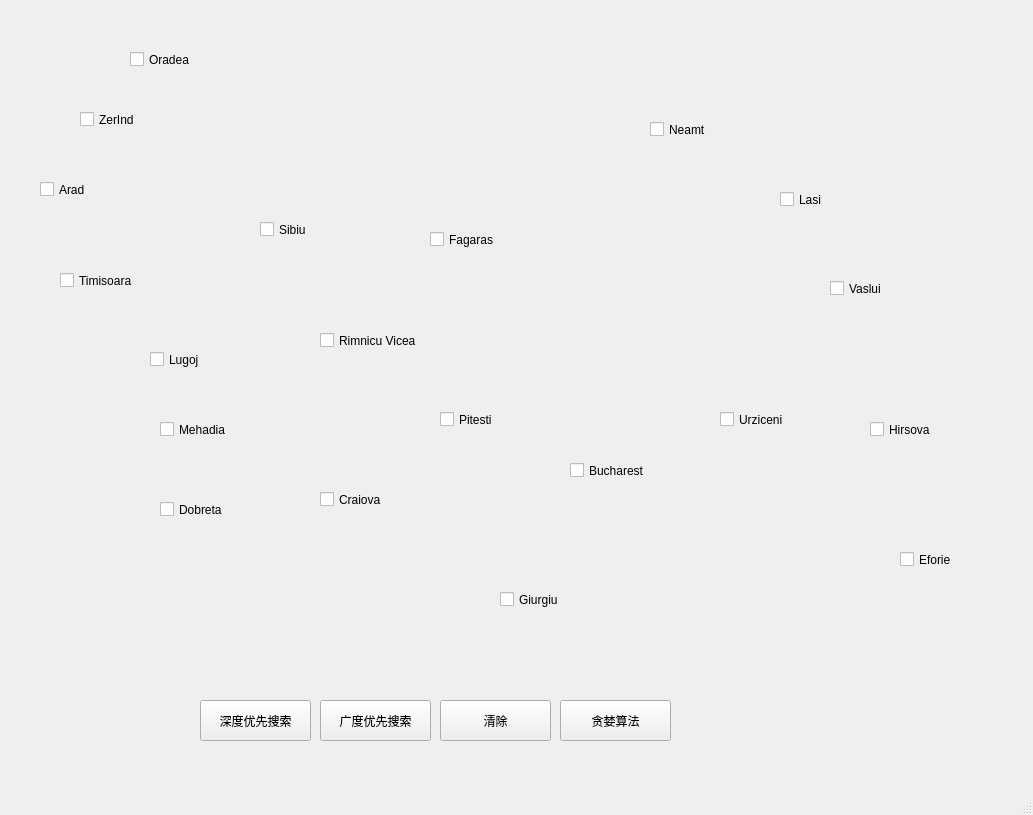
<?xml version="1.0" encoding="UTF-8"?>
<ui version="4.0">
 <class>MainWindow</class>
 <widget class="QMainWindow" name="MainWindow">
  <property name="enabled">
   <bool>true</bool>
  </property>
  <property name="geometry">
   <rect>
    <x>0</x>
    <y>0</y>
    <width>1033</width>
    <height>815</height>
   </rect>
  </property>
  <property name="windowTitle">
   <string>MainWindow</string>
  </property>
  <widget class="QWidget" name="centralwidget">
   <widget class="QPushButton" name="dfsButton">
    <property name="geometry">
     <rect>
      <x>200</x>
      <y>700</y>
      <width>111</width>
      <height>41</height>
     </rect>
    </property>
    <property name="text">
     <string>深度优先搜索</string>
    </property>
   </widget>
   <widget class="QCheckBox" name="oradea">
    <property name="geometry">
     <rect>
      <x>130</x>
      <y>50</y>
      <width>91</width>
      <height>19</height>
     </rect>
    </property>
    <property name="text">
     <string>Oradea</string>
    </property>
   </widget>
   <widget class="QCheckBox" name="zerind">
    <property name="geometry">
     <rect>
      <x>80</x>
      <y>110</y>
      <width>91</width>
      <height>19</height>
     </rect>
    </property>
    <property name="text">
     <string>ZerInd</string>
    </property>
   </widget>
   <widget class="QCheckBox" name="arad">
    <property name="geometry">
     <rect>
      <x>40</x>
      <y>180</y>
      <width>91</width>
      <height>19</height>
     </rect>
    </property>
    <property name="text">
     <string>Arad</string>
    </property>
   </widget>
   <widget class="QCheckBox" name="timisoara">
    <property name="geometry">
     <rect>
      <x>60</x>
      <y>270</y>
      <width>101</width>
      <height>21</height>
     </rect>
    </property>
    <property name="text">
     <string>Timisoara</string>
    </property>
   </widget>
   <widget class="QCheckBox" name="lugoj">
    <property name="geometry">
     <rect>
      <x>150</x>
      <y>350</y>
      <width>91</width>
      <height>19</height>
     </rect>
    </property>
    <property name="text">
     <string>Lugoj</string>
    </property>
   </widget>
   <widget class="QCheckBox" name="mehadia">
    <property name="geometry">
     <rect>
      <x>160</x>
      <y>420</y>
      <width>91</width>
      <height>19</height>
     </rect>
    </property>
    <property name="text">
     <string>Mehadia</string>
    </property>
   </widget>
   <widget class="QCheckBox" name="dobreta">
    <property name="geometry">
     <rect>
      <x>160</x>
      <y>500</y>
      <width>91</width>
      <height>19</height>
     </rect>
    </property>
    <property name="text">
     <string>Dobreta</string>
    </property>
   </widget>
   <widget class="QCheckBox" name="sibiu">
    <property name="geometry">
     <rect>
      <x>260</x>
      <y>220</y>
      <width>91</width>
      <height>19</height>
     </rect>
    </property>
    <property name="text">
     <string>Sibiu</string>
    </property>
   </widget>
   <widget class="QCheckBox" name="fagaras">
    <property name="geometry">
     <rect>
      <x>430</x>
      <y>230</y>
      <width>91</width>
      <height>19</height>
     </rect>
    </property>
    <property name="text">
     <string>Fagaras</string>
    </property>
   </widget>
   <widget class="QCheckBox" name="rimnicu">
    <property name="geometry">
     <rect>
      <x>320</x>
      <y>330</y>
      <width>131</width>
      <height>21</height>
     </rect>
    </property>
    <property name="text">
     <string>Rimnicu Vicea</string>
    </property>
   </widget>
   <widget class="QCheckBox" name="craiova">
    <property name="geometry">
     <rect>
      <x>320</x>
      <y>490</y>
      <width>91</width>
      <height>19</height>
     </rect>
    </property>
    <property name="text">
     <string>Craiova</string>
    </property>
   </widget>
   <widget class="QCheckBox" name="pitesti">
    <property name="geometry">
     <rect>
      <x>440</x>
      <y>410</y>
      <width>91</width>
      <height>19</height>
     </rect>
    </property>
    <property name="text">
     <string>Pitesti</string>
    </property>
   </widget>
   <widget class="QCheckBox" name="bucharest">
    <property name="geometry">
     <rect>
      <x>570</x>
      <y>460</y>
      <width>101</width>
      <height>21</height>
     </rect>
    </property>
    <property name="text">
     <string>Bucharest</string>
    </property>
   </widget>
   <widget class="QCheckBox" name="giurgiu">
    <property name="geometry">
     <rect>
      <x>500</x>
      <y>590</y>
      <width>91</width>
      <height>19</height>
     </rect>
    </property>
    <property name="text">
     <string>Giurgiu</string>
    </property>
   </widget>
   <widget class="QCheckBox" name="urziceni">
    <property name="geometry">
     <rect>
      <x>720</x>
      <y>410</y>
      <width>91</width>
      <height>19</height>
     </rect>
    </property>
    <property name="text">
     <string>Urziceni</string>
    </property>
   </widget>
   <widget class="QCheckBox" name="neamt">
    <property name="geometry">
     <rect>
      <x>650</x>
      <y>120</y>
      <width>91</width>
      <height>19</height>
     </rect>
    </property>
    <property name="text">
     <string>Neamt</string>
    </property>
   </widget>
   <widget class="QCheckBox" name="lasi">
    <property name="geometry">
     <rect>
      <x>780</x>
      <y>190</y>
      <width>91</width>
      <height>19</height>
     </rect>
    </property>
    <property name="text">
     <string>Lasi</string>
    </property>
   </widget>
   <widget class="QCheckBox" name="vaslui">
    <property name="geometry">
     <rect>
      <x>830</x>
      <y>268</y>
      <width>91</width>
      <height>41</height>
     </rect>
    </property>
    <property name="text">
     <string>Vaslui</string>
    </property>
   </widget>
   <widget class="QCheckBox" name="hirsova">
    <property name="geometry">
     <rect>
      <x>870</x>
      <y>420</y>
      <width>91</width>
      <height>19</height>
     </rect>
    </property>
    <property name="text">
     <string>Hirsova</string>
    </property>
   </widget>
   <widget class="QCheckBox" name="eforie">
    <property name="geometry">
     <rect>
      <x>900</x>
      <y>550</y>
      <width>91</width>
      <height>19</height>
     </rect>
    </property>
    <property name="text">
     <string>Eforie</string>
    </property>
   </widget>
   <widget class="QPushButton" name="bfsButton">
    <property name="geometry">
     <rect>
      <x>320</x>
      <y>700</y>
      <width>111</width>
      <height>41</height>
     </rect>
    </property>
    <property name="text">
     <string>广度优先搜索</string>
    </property>
   </widget>
   <widget class="QPushButton" name="clearButton">
    <property name="geometry">
     <rect>
      <x>440</x>
      <y>700</y>
      <width>111</width>
      <height>41</height>
     </rect>
    </property>
    <property name="text">
     <string>清除</string>
    </property>
   </widget>
   <widget class="QPushButton" name="greedyButton">
    <property name="geometry">
     <rect>
      <x>560</x>
      <y>700</y>
      <width>111</width>
      <height>41</height>
     </rect>
    </property>
    <property name="text">
     <string>贪婪算法</string>
    </property>
   </widget>
  </widget>
  <widget class="QMenuBar" name="menubar">
   <property name="geometry">
    <rect>
     <x>0</x>
     <y>0</y>
     <width>1033</width>
     <height>26</height>
    </rect>
   </property>
  </widget>
  <widget class="QStatusBar" name="statusbar"/>
 </widget>
 <resources/>
 <connections/>
</ui>
